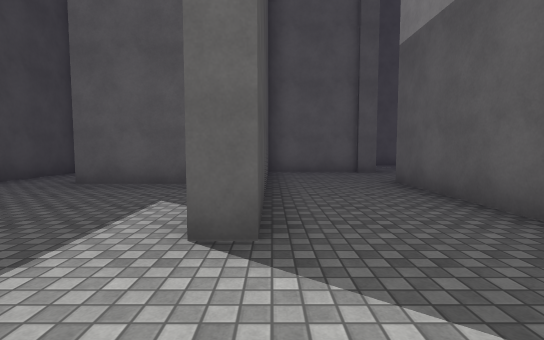
View 1 (above)

19 first-person views from a walk through a scene from a Unity 3-D project. The camera is 1.3 m above the floor, tilts 4° down and sees 85° across. The floor is counted in squares, 2 m on a side. Each view is taken from the middle of a square. On the plan, view 1 faces up. The plan holds only what a view shows up to about 9 squares ahead; the rest is blank. The place goes on beyond the plan. The player is left out. Surface patterns are stand-ins for the level's own textures.

View 2
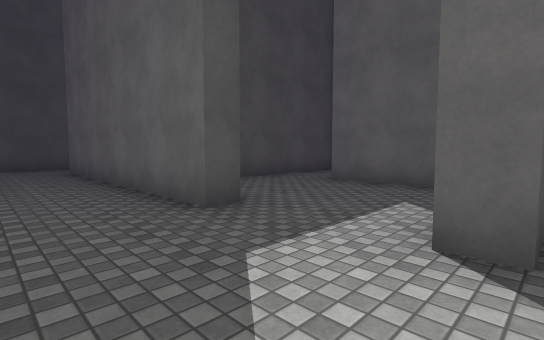

View 3
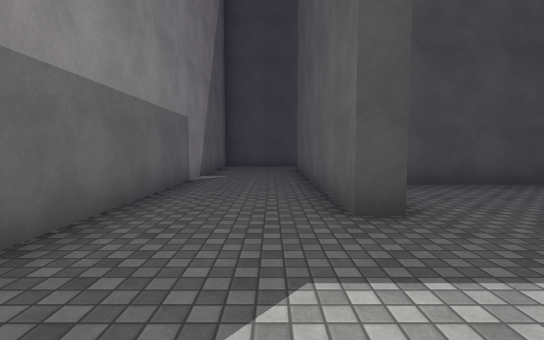

View 4
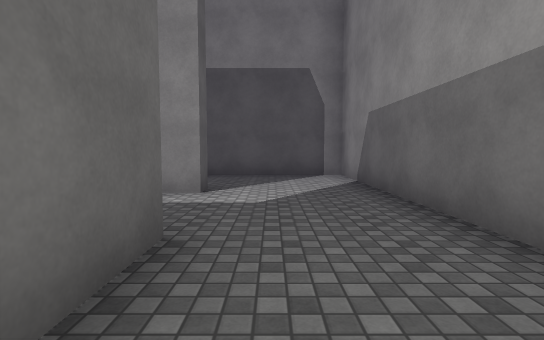

View 5
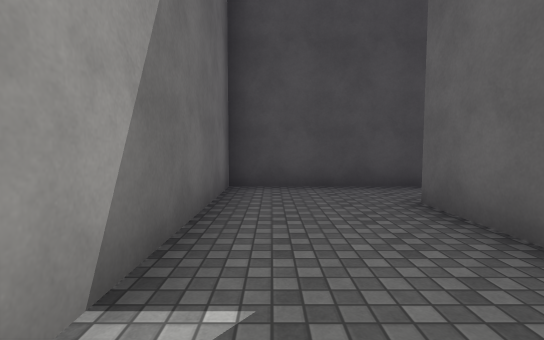

View 6
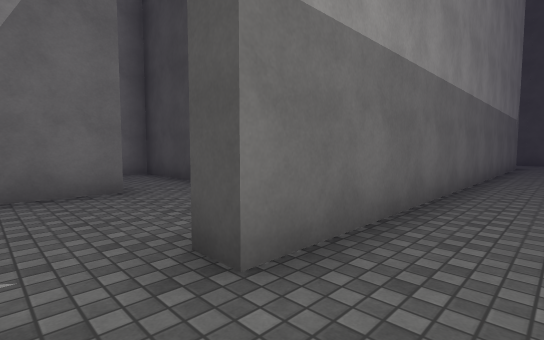

View 7
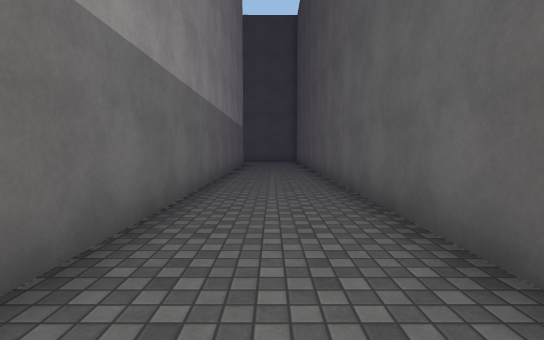

View 8
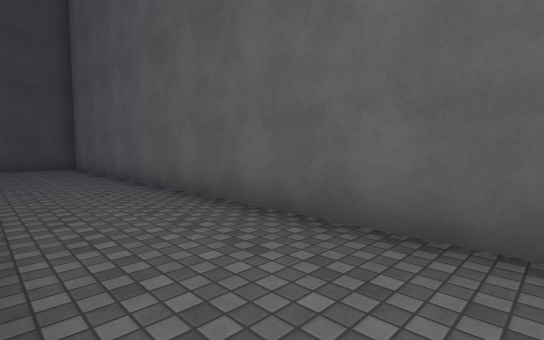

View 9
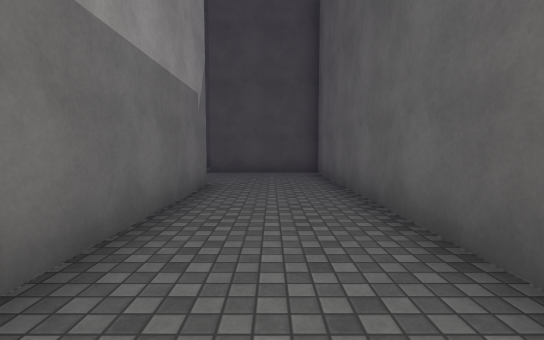

View 10
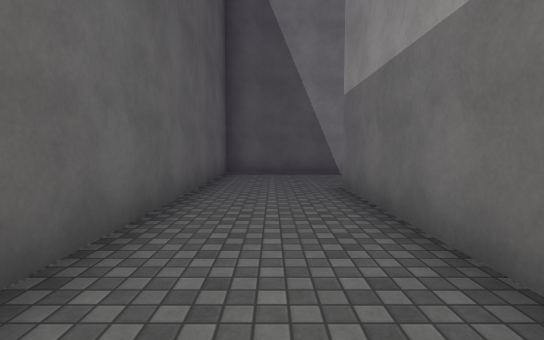

View 11
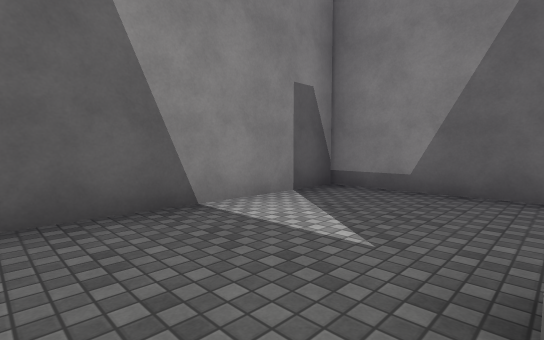

View 12
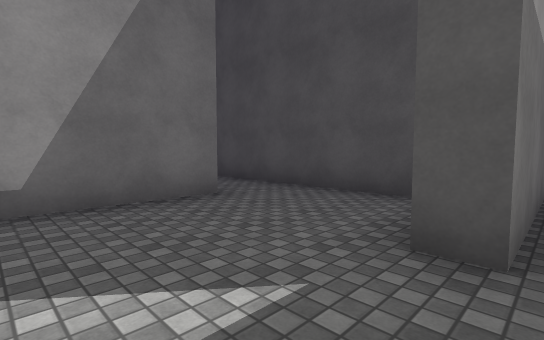

View 13
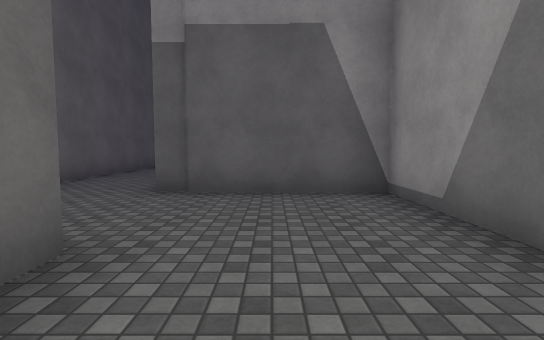

View 14
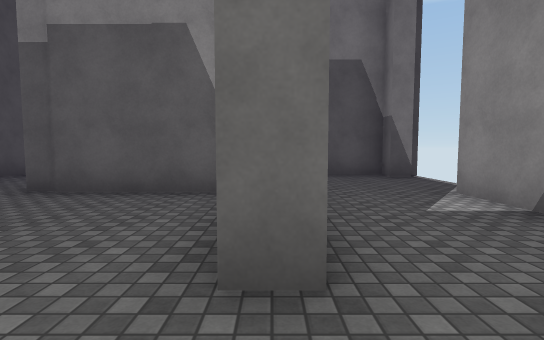

View 15
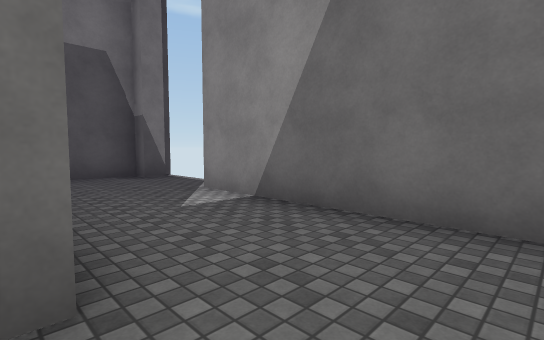

View 16
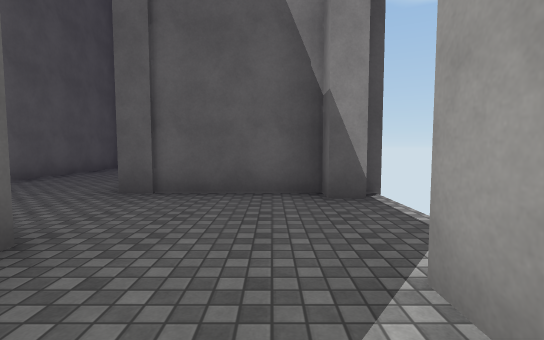

View 17
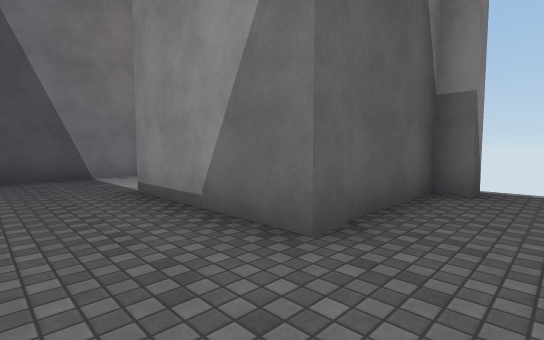

View 18
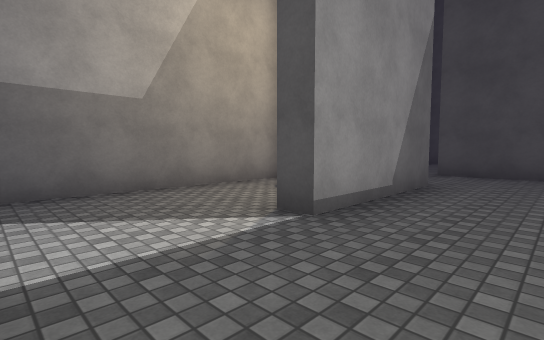

View 19
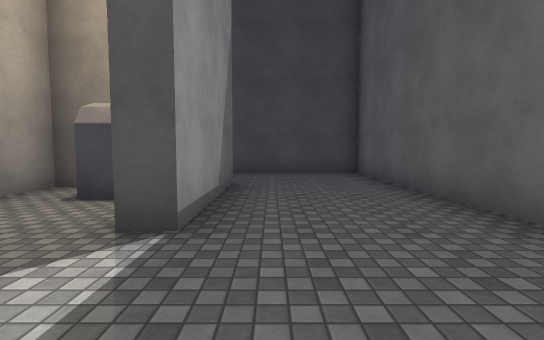

### Floor plan
Key: @ floor where view 1 was taken; # wall or solid block; . floor; O other object.
Columns run from 25 left of view 1 to 3 right of it. Each row starts with its distance up from view 1.
  8   ###################    ####
  7   #................#.    #...
  6   #................#..####..#
  5  ##..############..#.....#..#
  4 .....#........#....#.....#..#
  3  ....#........#....#.....#..#
  2 ..####..###...#.#######.....#
  1 ........#O....#.............#
  0 ........#.....#..........@..#
 -1 #####..######################
 -2         #

Where each view was taken, in squares from view 1:
view 1: 0 up, 0 right, facing up
view 2: 0 up, 0 right, facing up-left
view 3: 1 up, 0 right, facing left
view 4: 1 up, 5 left, facing right
view 5: 0 up, 6 left, facing left
view 6: 7 up, 8 left, facing down-left
view 7: 7 up, 8 left, facing left
view 8: 6 up, 12 left, facing up-left
view 9: 7 up, 15 left, facing left
view 10: 7 up, 14 left, facing right
view 11: 7 up, 9 left, facing down-right
view 12: 6 up, 7 left, facing down-left
view 13: 4 up, 25 left, facing right
view 14: 2 up, 25 left, facing right
view 15: 2 up, 25 left, facing down-right
view 16: 0 up, 22 left, facing right
view 17: 4 up, 19 left, facing down-right
view 18: 4 up, 12 left, facing down-left
view 19: 3 up, 12 left, facing left
